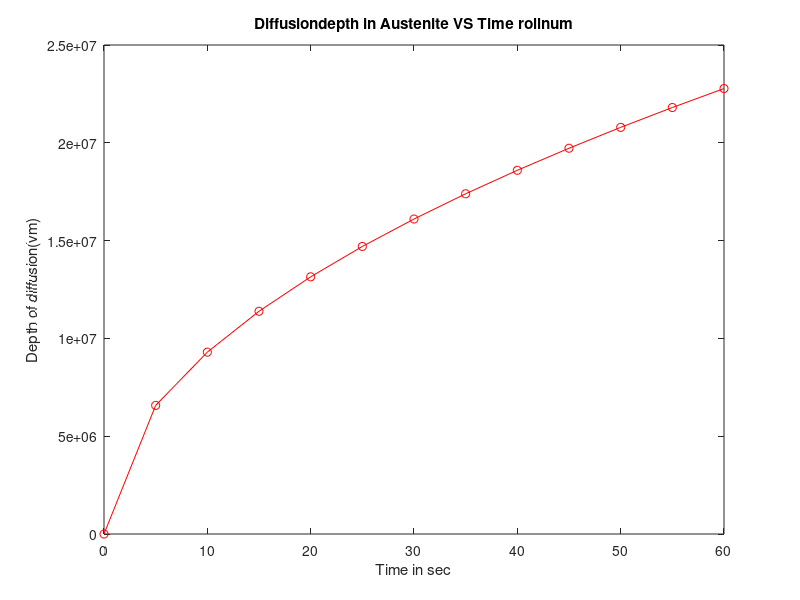

MATLAB code to generate this figure:
t=0:5:60;
D=8.644*10^12;
d=sqrt(D*t);
plot(t,d,'ro-')
xlabel('Time in sec')
ylabel('Depth of diffusion(\num)')
title(sprintf('Diffusiondepth in Austenite VS Time rollnum'))